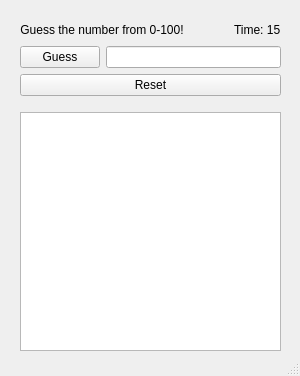
<?xml version="1.0" encoding="UTF-8"?>
<ui version="4.0">
 <class>MainWindow</class>
 <widget class="QMainWindow" name="MainWindow">
  <property name="enabled">
   <bool>true</bool>
  </property>
  <property name="geometry">
   <rect>
    <x>0</x>
    <y>0</y>
    <width>300</width>
    <height>376</height>
   </rect>
  </property>
  <property name="sizePolicy">
   <sizepolicy hsizetype="Preferred" vsizetype="Preferred">
    <horstretch>0</horstretch>
    <verstretch>0</verstretch>
   </sizepolicy>
  </property>
  <property name="minimumSize">
   <size>
    <width>300</width>
    <height>376</height>
   </size>
  </property>
  <property name="maximumSize">
   <size>
    <width>300</width>
    <height>376</height>
   </size>
  </property>
  <property name="windowTitle">
   <string>Guess</string>
  </property>
  <property name="windowIcon">
   <iconset theme="dialog-question">
    <normaloff>.</normaloff>.</iconset>
  </property>
  <widget class="QWidget" name="centralwidget">
   <widget class="QWidget" name="verticalLayoutWidget">
    <property name="geometry">
     <rect>
      <x>20</x>
      <y>20</y>
      <width>261</width>
      <height>331</height>
     </rect>
    </property>
    <layout class="QVBoxLayout" name="verticalLayout">
     <item>
      <layout class="QHBoxLayout" name="horizontalLayout_2">
       <item>
        <widget class="QLabel" name="output">
         <property name="text">
          <string>Guess the number from 0-100!</string>
         </property>
         <property name="alignment">
          <set>Qt::AlignCenter</set>
         </property>
         <property name="margin">
          <number>0</number>
         </property>
         <property name="indent">
          <number>-1</number>
         </property>
        </widget>
       </item>
       <item>
        <spacer name="horizontalSpacer">
         <property name="orientation">
          <enum>Qt::Horizontal</enum>
         </property>
         <property name="sizeHint" stdset="0">
          <size>
           <width>40</width>
           <height>20</height>
          </size>
         </property>
        </spacer>
       </item>
       <item>
        <widget class="QLabel" name="remTime">
         <property name="text">
          <string>Time: 15</string>
         </property>
        </widget>
       </item>
      </layout>
     </item>
     <item>
      <layout class="QHBoxLayout" name="horizontalLayout">
       <item>
        <widget class="QPushButton" name="guessButton">
         <property name="text">
          <string>Guess</string>
         </property>
        </widget>
       </item>
       <item>
        <widget class="QLineEdit" name="input"/>
       </item>
      </layout>
     </item>
     <item>
      <widget class="QPushButton" name="reset">
       <property name="text">
        <string>Reset</string>
       </property>
      </widget>
     </item>
     <item>
      <spacer name="verticalSpacer">
       <property name="orientation">
        <enum>Qt::Vertical</enum>
       </property>
       <property name="sizeType">
        <enum>QSizePolicy::Fixed</enum>
       </property>
       <property name="sizeHint" stdset="0">
        <size>
         <width>20</width>
         <height>10</height>
        </size>
       </property>
      </spacer>
     </item>
     <item>
      <widget class="QListWidget" name="outputList"/>
     </item>
    </layout>
   </widget>
  </widget>
  <widget class="QMenuBar" name="menubar">
   <property name="geometry">
    <rect>
     <x>0</x>
     <y>0</y>
     <width>300</width>
     <height>25</height>
    </rect>
   </property>
  </widget>
  <widget class="QStatusBar" name="statusbar"/>
 </widget>
 <resources/>
 <connections/>
</ui>
